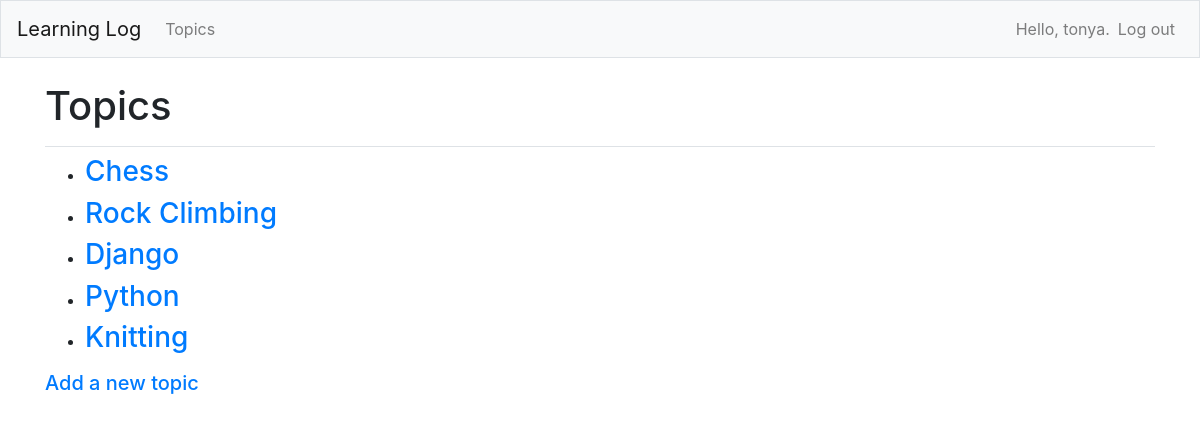
Page /topics/ (signed in) on the earlier database version.
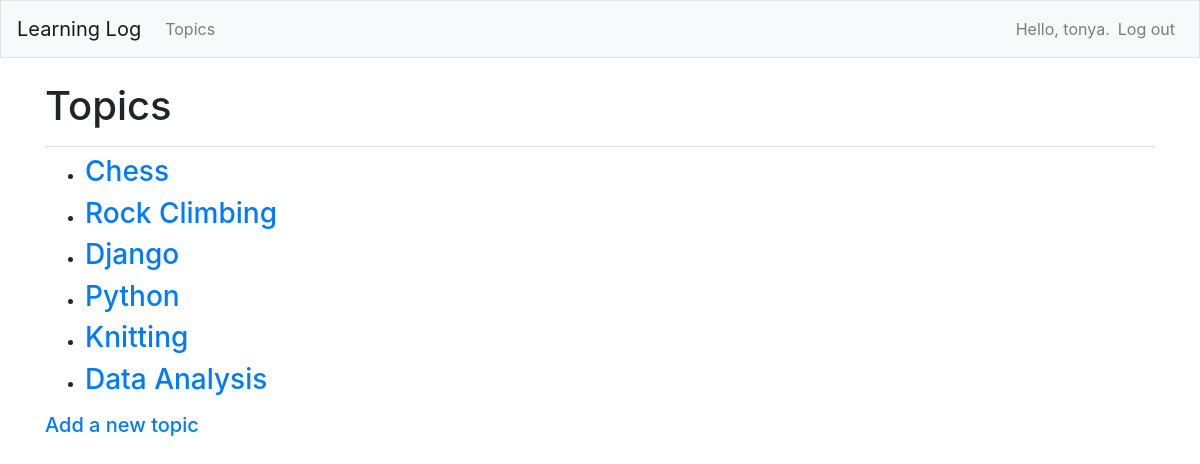
Same page on the later database version.
### learning_logs/models.py (models this page shows)
class Topic(models.Model):
    text = models.CharField(max_length=200)
    date_added = models.DateTimeField(auto_now_add=True)
    owner = models.ForeignKey(User, on_delete=models.CASCADE)
    def __str__(self):
        return self.text

### learning_logs/views.py (the view)
# urls.py: path('topics/', views.topics, name='topics'),
@login_required
def topics(request):
    topics = Topic.objects.filter(owner=request.user).order_by('date_added')
    context = {'topics': topics}
    return render(request, 'learning_logs/topics.html', context)

### learning_logs/templates/learning_logs/topics.html
{% extends "learning_logs/base.html" %}
{% block page_header %}
  <h1>Topics</h1>
{% endblock page_header %}
{% block content %}
  <ul>
    {% for topic in topics %}
      <li><h3>
        <a href="{% url 'learning_logs:topic' topic.id %}">{{ topic }}</a>
      </h3></li>
    {% empty %}
      <li><h3>No topics have been added yet.</h3></li>
    {% endfor %}
  </ul>
<h5><a href="{% url 'learning_logs:new_topic' %}">Add a new topic</a></h5>
{% endblock content %}

Differences in the rows shown:
added Topic: text "Data Analysis"
